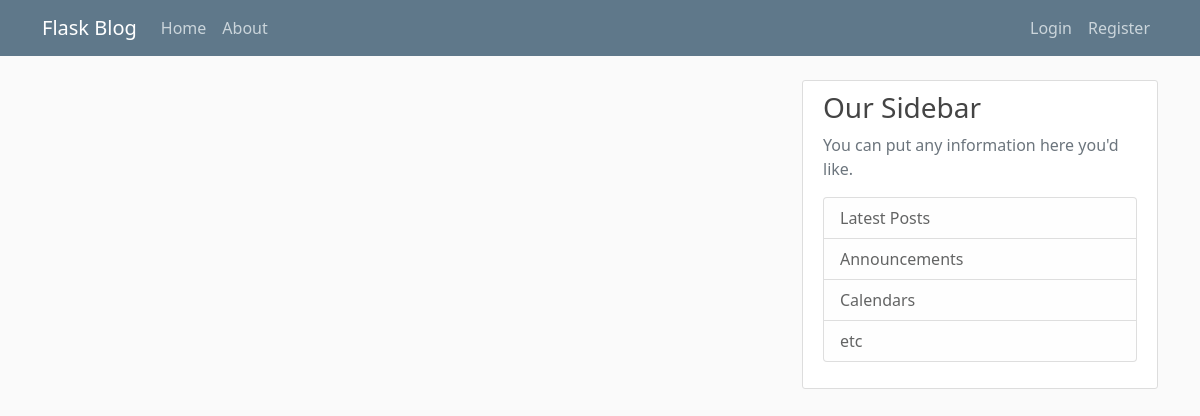
The app's page /home, older data.
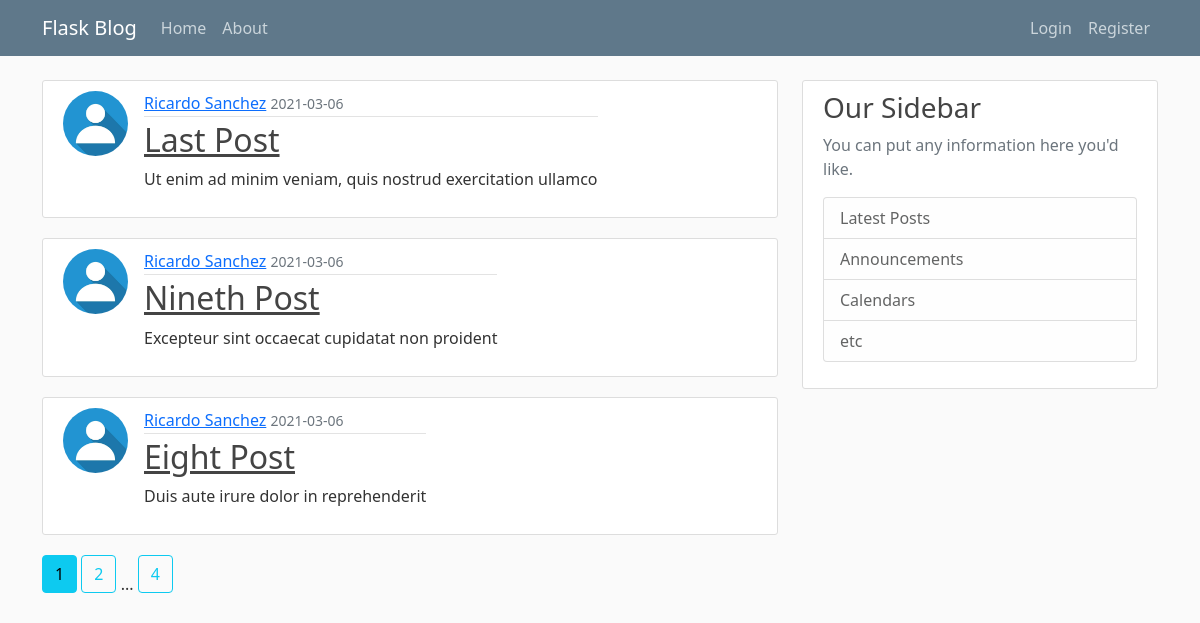
The same page, newer data.
### flaskblog/models.py (models this page shows, shortened)
class Post(db.Model):
    id = db.Column(db.Integer, primary_key=True)
    title = db.Column(db.String(100), nullable=False)
    date_posted = db.Column(db.DateTime, nullable=False, default=datetime.utcnow)
    content = db.Column(db.Text, nullable=False)
    user_id = db.Column(db.Integer, db.ForeignKey("user.id"), nullable=False)

class User(db.Model, UserMixin):
    id = db.Column(db.Integer, primary_key=True)
    username = db.Column(db.String(20), unique=True, nullable=False)
    email = db.Column(db.String(120), unique=True, nullable=False)
    image_file = db.Column(db.String(20), nullable=False, default="default.jpg")
    password = db.Column(db.String(60), nullable=False)
    posts = db.relationship("Post", backref="author", lazy=True)

### flaskblog/main/routes.py (the view)
@main.route("/")
@main.route("/home")
def home():
    page = request.args.get("page", 1, type=int)
    posts = Post.query.order_by(Post.date_posted.desc()).paginate(page=page, per_page=3)
    return render_template("home.html", posts=posts)

### flaskblog/templates/home.html
{% extends 'layout.html' %}
{% block content %}
    {% for post in posts.items %}
    <article class="media content-section d-flex">
        <img src="{{ url_for('static', filename='profile_pics/'+post.author.image_file) }}" alt="Authos Thumbnail Image" class="rounded-circle article-img">
        <div class="media-body">
            <div class="article-metadata">
            <a class="mr-2" href="{{ url_for('users.user_posts', username=post.author.username) }}">{{ post.author.username }}</a>
            <small class="text-muted">{{ post.date_posted.strftime('%Y-%m-%d') }}</small>
            </div>
            <h2><a class="article-title" href="{{ url_for('posts.post', post_id=post.id) }}">{{ post.title }}</a></h2>
            <p class="article-content">{{ post.content }}</p>
        </div>
    </article>
    {% endfor %}
    {% for page_num in posts.iter_pages(left_edge=1, right_edge=1, left_current=1, right_current=2) %}
        {% if page_num %}
            {% if posts.page == page_num %}
                <a class="btn btn-info mb-4" href="{{ url_for('main.home', page=page_num) }}">{{ page_num }}</a>
            {% else %}
                <a class="btn btn-outline-info mb-4" href="{{ url_for('main.home', page=page_num) }}">{{ page_num }}</a>
            {% endif %}
        {% else %}
            ...
        {% endif %}
    {% endfor %}
{% endblock content %}

Row changes from the older to the newer data that the page shows:
added Post: image_file (placeholder picture), author.username "Ricardo Sanchez", date_posted "2021-03-06", title "Last Post", content "Ut enim ad minim veniam, quis nostrud exercitation ullamco"
added Post: image_file (placeholder picture), author.username "Ricardo Sanchez", date_posted "2021-03-06", title "Nineth Post", content "Excepteur sint occaecat cupidatat non proident"
added Post: image_file (placeholder picture), author.username "Ricardo Sanchez", date_posted "2021-03-06", title "Eight Post", content "Duis aute irure dolor in reprehenderit"
Text that changed along with them:
new list line: "1"
new list line: "2"
new list line: "4"
